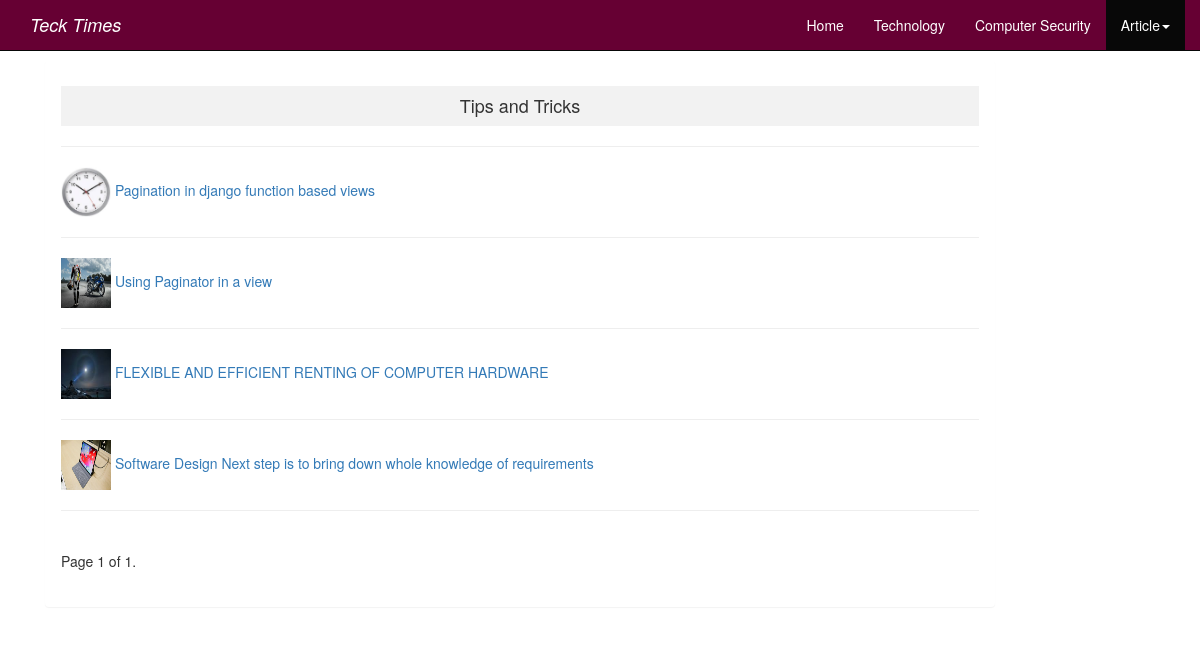
Page /tips_news/ on the committed database.
### blogone/models.py (models this page shows, shortened)
class Post(models.Model):
    author = models.ForeignKey(User, on_delete=models.CASCADE)
    title = models.CharField(max_length=200)
    content = RichTextField(blank=True,null=True)
    date_created = models.DateTimeField(auto_now_add=True)
    date_updated = models.DateTimeField(auto_now=True)
    post_image = models.ImageField(null=True, blank=True)
    blog_views = models.TextField(default=0)
    category=models.CharField(max_length=200,choices=(('Technology', 'Technology'),
                                                      ('Computer_Security', 'Computer_Security'),
                                                      ('Tips_and_Trick', 'Tips_and_Trick')))

### blogone/views.py (the view)
# urls.py: path('tips_news/', views.tips_and_trick,name='tips'),
def tips_and_trick(request):
    tips_news=Post.objects.filter(category='Tips_and_Trick').order_by('-date_created')
    paginator = Paginator(tips_news, 6)  # Show 25 contacts per page
    tips_no=tips_news.count()
    page = request.GET.get('page')
    tipstik = paginator.get_page(page)
    context={'tips':tipstik,
             'tips_no':tips_no}
    return render(request,'blogone/tips_news.html',context)

### blogone/templates/blogone/tips_news.html (shortened to what this page needs)
{% extends 'blogone/base.html' %}
{% load static %}
{% block content %}
<div class="container">
     <div class="panel panel-body col-md-10" style="margin-top:60px;">
   <div class="">
        <center ><h4 style="padding:10;background: #f2f2f2">Tips and Tricks</h4></center><hr>
       {% if tips %}
          {% for tip in tips %}
                    <img src="{{tip.post_image.url}}" style="width:50px;height:50px;">
                     <a href="{% url 'post_detail' tip.id %}">{{tip.title}}</a><hr>
          {% endfor %}
       {% else %}
       <p><i>No Posts available right now</i></p>
       {% endif %}
    <div class=" pagination">
    <span class="step-links">
        <span class="current">
            Page {{ tips.number }} of {{ tips.paginator.num_pages }}.
        </span>
    </span>
</div>
</div>
     </div>
    </div>
{% endblock content %}

### blogone/static/style.css (style rules this page uses)
.topmenu ul li.active a, { text-decoration:none; color:#fff; background-color: black; }

### rows in the picture
Post: post_image (picture), title "Pagination in django function based views"
Post: post_image (picture), title "Using Paginator in a view"
Post: post_image (picture), title "FLEXIBLE AND EFFICIENT RENTING OF COMPUTER HARDWARE"
Post: post_image (picture), title "Software Design Next step is to bring down whole knowledge of requirements"

### other values in the picture
{{ tips.number }} "1"
{{ tips.paginator.num_pages }} "1"
